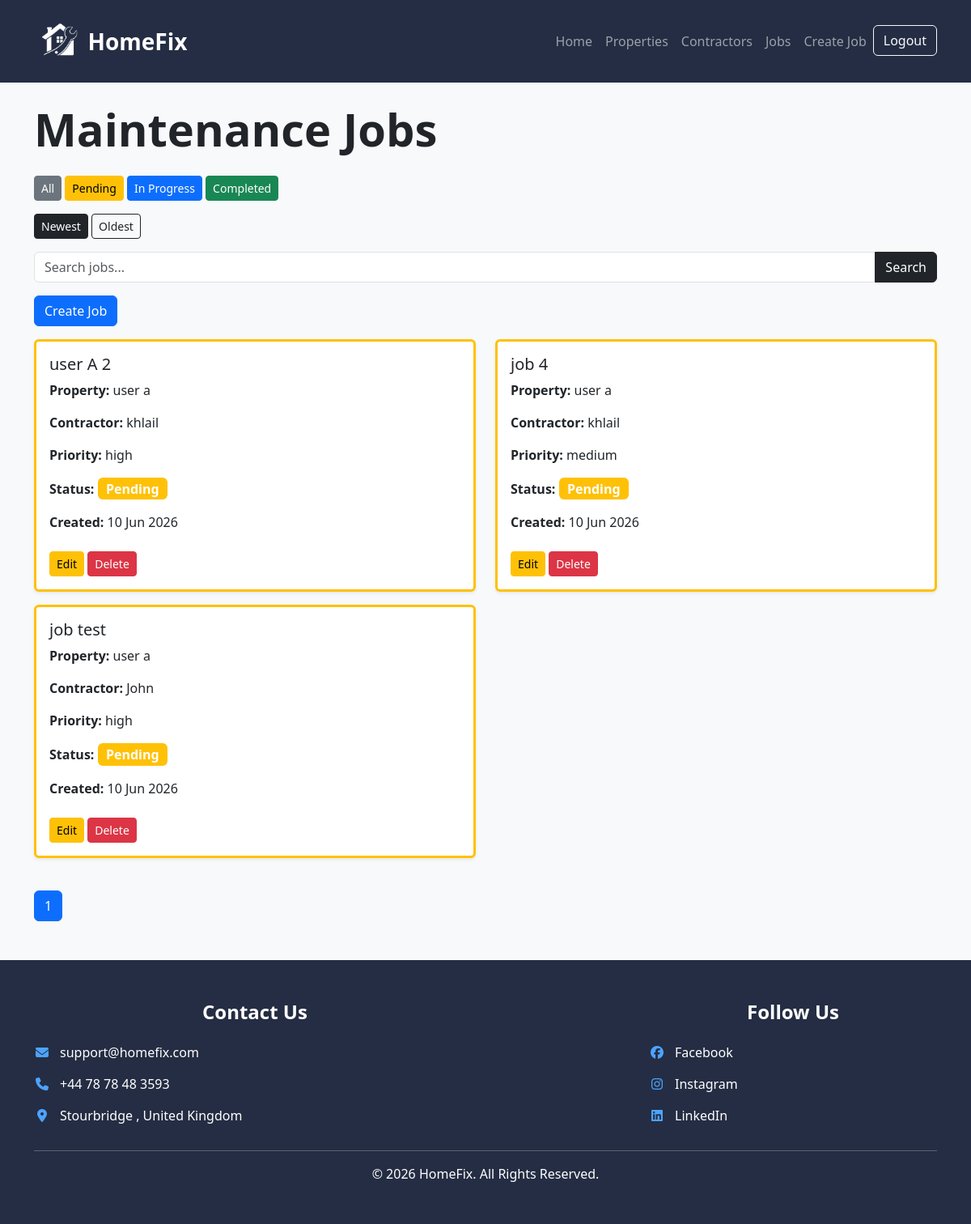
Before: /jobs/?status=pending (signed in) with the older database file.
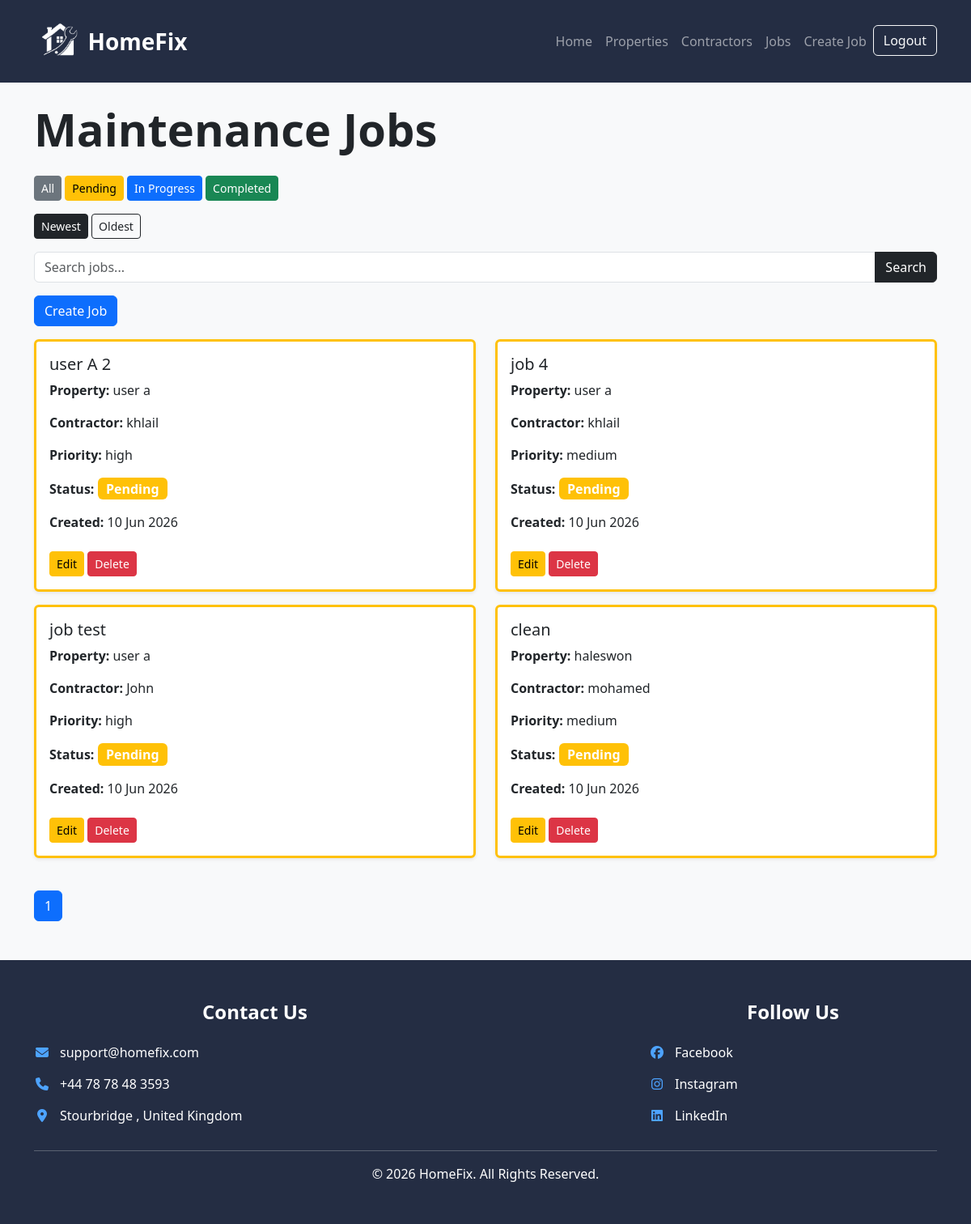
After: the same page with the newer database file.
### maintenance/models.py (models this page shows, shortened)
class MaintenanceJob(models.Model):
    user = models.ForeignKey(
        User,
        on_delete=models.CASCADE,
        null=True,
        blank=True
    )
    PRIORITY_CHOICES = [
        ('high', 'High'),
        ('medium', 'Medium'),
        ('low', 'Low'),
    ]
    STATUS_CHOICES = [
        ('pending', 'Pending'),
        ('in_progress', 'In Progress'),
        ('completed', 'Completed'),
    ]
    property = models.ForeignKey(
        Property,
        on_delete=models.CASCADE
    )
    contractor = models.ForeignKey(
        Contractor,
        on_delete=models.CASCADE
    )
    title = models.CharField(max_length=100)
    description = models.TextField()
    priority = models.CharField(
        max_length=10,
        choices=PRIORITY_CHOICES
    )
    status = models.CharField(
        max_length=20,
        choices=STATUS_CHOICES
    )
    created_at = models.DateTimeField(auto_now_add=True)

class Property(models.Model):
    PROPERTY_TYPES = [
        ('house', 'House'),
        ('flat', 'Flat'),
        ('bungalow', 'Bungalow'),
        ('other', 'Other'),
    ]
    user = models.ForeignKey(
        User,
        on_delete=models.CASCADE,
        null=True,
        blank=True
    )
    name = models.CharField(max_length=100)
    address = models.TextField()
    property_type = models.CharField(
        max_length=20,
        choices=PROPERTY_TYPES
    )
    created_at = models.DateTimeField(auto_now_add=True)
    def __str__(self):
        return self.name

class Contractor(models.Model):
    TRADE_TYPES = [
        ('plumber', 'Plumber'),
        ('electrician', 'Electrician'),
        ('carpenter', 'Carpenter'),
        ('painter', 'Painter'),
        ('other', 'Other'),
    ]
    user = models.ForeignKey(
        User,
        on_delete=models.CASCADE,
        null=True,
        blank=True
    )
    name = models.CharField(max_length=100)
    trade_type = models.CharField(
        max_length=20,
        choices=TRADE_TYPES
    )
    phone = models.CharField(max_length=20)
    email = models.EmailField()
    def __str__(self):
        return self.name

### maintenance/views.py (the view)
# urls.py: path('jobs/', views.job_list, name='job_list'),
@login_required
def job_list(request):
    jobs = MaintenanceJob.objects.filter(
        user=request.user
    )
    sort = request.GET.get('sort')
    if sort == 'newest':
        jobs = jobs.order_by('-created_at')
    elif sort == 'oldest':
        jobs = jobs.order_by('created_at')
    status = request.GET.get('status')
    if status:
        jobs = jobs.filter(status=status)
    search = request.GET.get('search', '')
    if search:
        jobs = jobs.filter(
            Q(title__icontains=search) |
            Q(property__name__icontains=search) |
            Q(contractor__name__icontains=search)
        )
    paginator = Paginator(jobs, 4)  # 4 jobs per page
    page_number = request.GET.get('page')
    jobs = paginator.get_page(page_number)
    context = {
        'jobs': jobs,
        'selected_status': status,
        'search': search,
        'sort': sort
    }
    return render(
        request,
        'maintenance/job_list.html',
        context
    )

### maintenance/templates/maintenance/job_list.html (shortened to what this page needs)
{% extends 'maintenance/base.html' %}
{% block content %}
<h1 class="display-4 fw-bold mb-4">
    Maintenance Jobs
</h1>
<div class="mb-3">
    <a href="/jobs/" class="btn btn-secondary btn-sm">
        All
    </a>
    <a href="/jobs/?status=pending" class="btn btn-warning btn-sm">
        Pending
    </a>
    <a href="/jobs/?status=in_progress" class="btn btn-primary btn-sm">
        In Progress
    </a>
    <a href="/jobs/?status=completed" class="btn btn-success btn-sm">
        Completed
    </a>
</div>
<div class="mb-3">
    <a href="/jobs/?sort=newest" class="btn btn-dark btn-sm">
        Newest
    </a>
    <a href="/jobs/?sort=oldest" class="btn btn-outline-dark btn-sm">
        Oldest
    </a>
</div>
<form method="GET" class="mb-3">
    <div class="input-group">
        <input type="text" name="search" class="form-control" placeholder="Search jobs..." value="{{ search }}">
        <button type="submit" class="btn btn-dark">
            Search
        </button>
    </div>
</form>
<a href="/jobs/create/" class="btn btn-primary mb-3">
    Create Job
</a>
<div class="row">
    {% for job in jobs %}
    <div class="col-md-6 mb-3">
        {% if job.status == 'pending' %}
        <div class="card shadow-sm border-warning border-3">
            {% elif job.status == 'in_progress' %}
            <div class="card shadow-sm border-primary border-3">
                {% elif job.status == 'completed' %}
                <div class="card shadow-sm border-success border-3">
                    {% endif %}
                    <div class="card-body">
                        <h5 class="card-title">
                            {{ job.title }}
                        </h5>
                        <p>
                            <strong>Property:</strong>
                            {{ job.property }}
                        </p>
                        <p>
                            <strong>Contractor:</strong>
                            {{ job.contractor }}
                        </p>
                        <p>
                            <strong>Priority:</strong>
                            {{ job.priority }}
                        </p>
                        <p>
                            <strong>Status:</strong>
                            {% if job.status == 'pending' %}
                            <span class="badge bg-warning fs-6">Pending</span>
                            {% elif job.status == 'in_progress' %}
                            <span class="badge bg-primary fs-6">In Progress</span>
                            {% elif job.status == 'completed' %}
                            <span class="badge bg-success fs-6">Completed</span>
                            {% endif %}
                        </p>
                        <p>
                            <strong>Created:</strong>
                            {{ job.created_at|date:"d M Y" }}
                        </p>
                        <a href="/jobs/edit/{{ job.id }}/" class="btn btn-warning btn-sm mt-2">
                            Edit
                        </a>
                        <a href="/jobs/delete/{{ job.id }}/" class="btn btn-danger btn-sm mt-2">
                            Delete
                        </a>
                    </div>
                </div>
            </div>
            {% endfor %}
        </div>
        <nav class="mt-4">
            <ul class="pagination">
                <li class="page-item active">
                    <span class="page-link">
                        {{ jobs.number }}
                    </span>
                </li>
            </ul>
        </nav>
        {% endblock %}

Changed rows visible on the page:
added MaintenanceJob: title "clean", property "haleswon", contractor "mohamed", priority "medium", status "Pending", created_at "10 Jun 2026"
